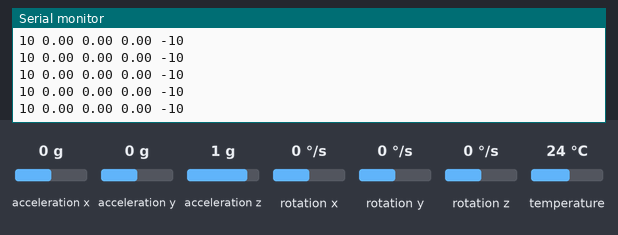
A sketch run on a simulated Arduino Leonardo, built with avr-gcc and run on an emulated ATmega32U4. On the bench: the last lines printed to the serial monitor. The inputs (shaded band) are chosen by the test bench; at power-on: rotation x 0 °/s, rotation y 0 °/s, rotation z 0 °/s, acceleration x 0 g, acceleration y 0 g, acceleration z 1 g, temperature 24 °C.

Above: at 1.3 s.
1.4 s: rotation x set to -192 °/s
At 2.0 s:
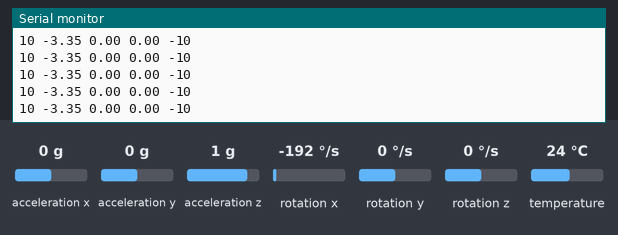
4.4 s: rotation y set to -192 °/s
At 5.3 s:
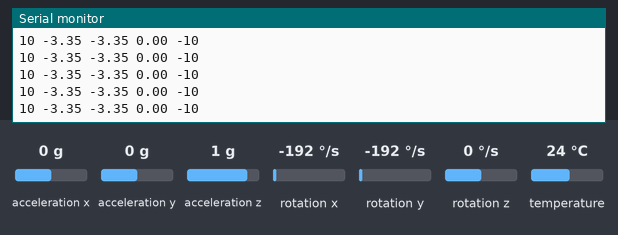
5.9 s: rotation z set to -192 °/s
At 6.4 s:
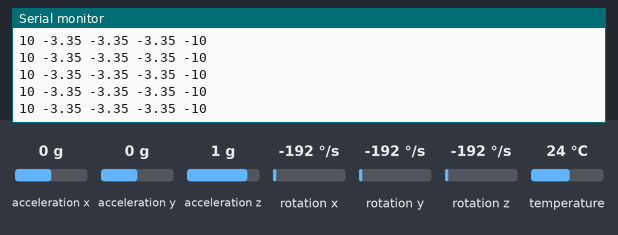

Measured:
- after the input at 1.4 s, the serial monitor: prints a new line at once (image 1)
- after the input at 4.4 s, the serial monitor: prints a new line at once (image 2)
- after the input at 5.9 s, the serial monitor: prints a new line at once (image 3)

The sketch:

mpu_basic_readings.ino
```cpp
#include <Adafruit_MPU6050.h>
#include <Adafruit_Sensor.h>
#include <Wire.h>

Adafruit_MPU6050 mpu;

void setup(void) {
  Serial.begin(115200);
  while (!Serial)
    delay(10); // will pause Zero, Leonardo, etc until serial console opens

  Serial.println("Adafruit MPU6050 test!");

  // Try to initialize!
  if (!mpu.begin()) {
    Serial.println("Failed to find MPU6050 chip");
    while (1) {
      delay(10);
    }
  }
  Serial.println("MPU6050 Found!");

  mpu.setAccelerometerRange(MPU6050_RANGE_8_G);
  /*
  Serial.print("Accelerometer range set to: ");
  switch (mpu.getAccelerometerRange()) {
  case MPU6050_RANGE_2_G:
    Serial.println("+-2G");
    break;
  case MPU6050_RANGE_4_G:
    Serial.println("+-4G");
    break;
  case MPU6050_RANGE_8_G:
    Serial.println("+-8G");
    break;
  case MPU6050_RANGE_16_G:
    Serial.println("+-16G");
    break;
  }
*/

  mpu.setGyroRange(MPU6050_RANGE_500_DEG);
  /*
  Serial.print("Gyro range set to: ");
  switch (mpu.getGyroRange()) {
  case MPU6050_RANGE_250_DEG:
    Serial.println("+- 250 deg/s");
    break;
  case MPU6050_RANGE_500_DEG:
    Serial.println("+- 500 deg/s");
    break;
  case MPU6050_RANGE_1000_DEG:
    Serial.println("+- 1000 deg/s");
    break;
  case MPU6050_RANGE_2000_DEG:
    Serial.println("+- 2000 deg/s");
    break;
  }
  */

  mpu.setFilterBandwidth(MPU6050_BAND_21_HZ);
  /*
  Serial.print("Filter bandwidth set to: ");
  switch (mpu.getFilterBandwidth()) {
  case MPU6050_BAND_260_HZ:
    Serial.println("260 Hz");
    break;
  case MPU6050_BAND_184_HZ:
    Serial.println("184 Hz");
    break;
  case MPU6050_BAND_94_HZ:
    Serial.println("94 Hz");
    break;
  case MPU6050_BAND_44_HZ:
    Serial.println("44 Hz");
    break;
  case MPU6050_BAND_21_HZ:
    Serial.println("21 Hz");
    break;
  case MPU6050_BAND_10_HZ:
    Serial.println("10 Hz");
    break;
  case MPU6050_BAND_5_HZ:
    Serial.println("5 Hz");
    break;
  }
  */

  Serial.println("");
  delay(100);
}

void loop() {

  /* Get new sensor events with the readings */
  sensors_event_t a, g, temp;
  mpu.getEvent(&a, &g, &temp);

  /* Print out the values */

  /*
  Serial.print("Acceleration X: ");
  Serial.print(a.acceleration.x);
  Serial.print(", Y: ");
  Serial.print(a.acceleration.y);
  Serial.print(", Z: ");
  Serial.print(a.acceleration.z);
  Serial.println(" m/s^2");
*/


//  Serial.print("Rotation X: ");
Serial.print(10);
   Serial.print(" ");
  Serial.print(g.gyro.x);
  Serial.print(" ");
//  Serial.print(", Y: ");
  Serial.print(g.gyro.y);
  Serial.print(" ");
//  Serial.print(", Z: ");
  Serial.print(g.gyro.z);
  Serial.print(" ");
  Serial.print(-10);
//  Serial.println(" rad/s");


/*
  Serial.print("Temperature: ");
  Serial.print(temp.temperature);
  Serial.println(" degC");
*/

Serial.println("");
  delay(10);
}
```
